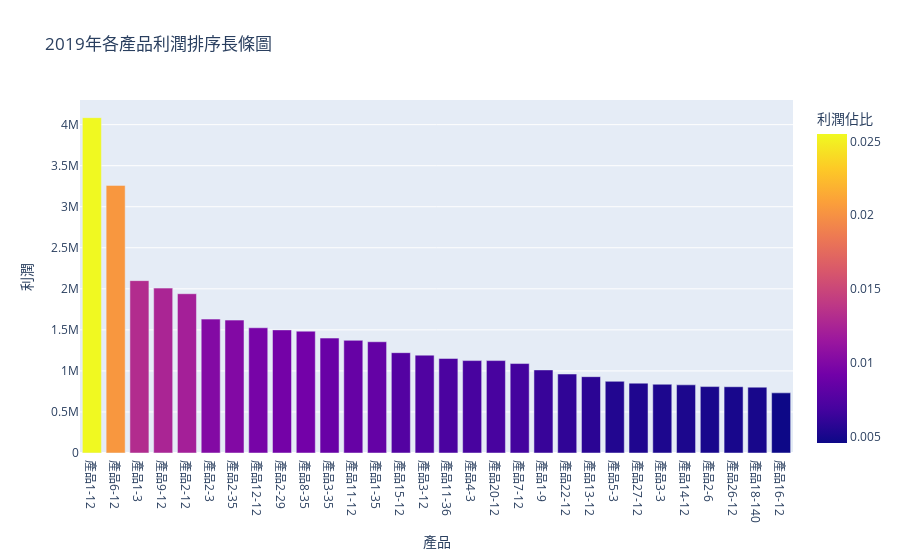

The notebook cell saved with this chart:
### Code cell
SKU_data_30 = SKU_data.iloc[:30]
# 各產品利潤製圖
SKU_fig = px.bar(data_frame = SKU_data_30,
             x = '產品', 
             y = '利潤',
             title='2019年各產品利潤排序長條圖' ,
             color = '利潤佔比')
plot(SKU_fig, filename='2019年各產品利潤排序長條圖.html')
SKU_fig

### Figure 1 — Plotly figure (JSON) as saved in the notebook; plotly's stock layout.template omitted (floating-point values rounded to 4 significant figures)
{"data": [{"alignmentgroup": "True", "hovertemplate": "產品=%{x}<br>利潤=%{y}<br>利潤佔比=%{marker.color}<extra></extra>", "legendgroup": "", "marker": {"color": [0.0255, 0.02035, 0.01311, 0.01254, 0.01211, 0.01018, 0.01011, 0.009524, 0.009363, 0.009265, 0.008739, 0.008568, 0.008461, 0.007629, 0.007441, 0.00719, 0.007028, 0.007028, 0.006803, 0.006318, 0.006006, 0.005805, 0.005449, 0.00531, 0.005229, 0.005184, 0.005051, 0.005039, 0.005007, 0.004574], "coloraxis": "coloraxis"}, "name": "", "offsetgroup": "", "orientation": "v", "showlegend": false, "textposition": "auto", "type": "bar", "x": ["產品1-12", "產品6-12", "產品1-3", "產品9-12", "產品2-12", "產品2-3", "產品2-35", "產品12-12", "產品2-29", "產品8-35", "產品3-35", "產品11-12", "產品1-35", "產品15-12", "產品3-12", "產品11-36", "產品4-3", "產品20-12", "產品7-12", "產品1-9", "產品22-12", "產品13-12", "產品5-3", "產品27-12", "產品3-3", "產品14-12", "產品2-6", "產品26-12", "產品18-140", "產品16-12"], "xaxis": "x", "y": [4085000.0, 3260000.0, 2100000.0, 2009000.0, 1940000.0, 1631000.0, 1619000.0, 1526000.0, 1500000.0, 1484000.0, 1400000.0, 1372000.0, 1355000.0, 1222000.0, 1192000.0, 1152000.0, 1126000.0, 1126000.0, 1090000.0, 1012000.0, 962100.0, 929900.0, 872900.0, 850700.0, 837700.0, 830400.0, 809100.0, 807200.0, 802100.0, 732800.0], "yaxis": "y"}], "layout": {"barmode": "relative", "coloraxis": {"colorbar": {"title": {"text": "利潤佔比"}}, "colorscale": [[0, "#0d0887"], [0.1111, "#46039f"], [0.2222, "#7201a8"], [0.3333, "#9c179e"], [0.4444, "#bd3786"], [0.5556, "#d8576b"], [0.6667, "#ed7953"], [0.7778, "#fb9f3a"], [0.8889, "#fdca26"], [1, "#f0f921"]]}, "legend": {"tracegroupgap": 0}, "title": {"text": "2019年各產品利潤排序長條圖"}, "xaxis": {"anchor": "y", "domain": [0, 1], "title": {"text": "產品"}}, "yaxis": {"anchor": "x", "domain": [0, 1], "title": {"text": "利潤"}}}}
